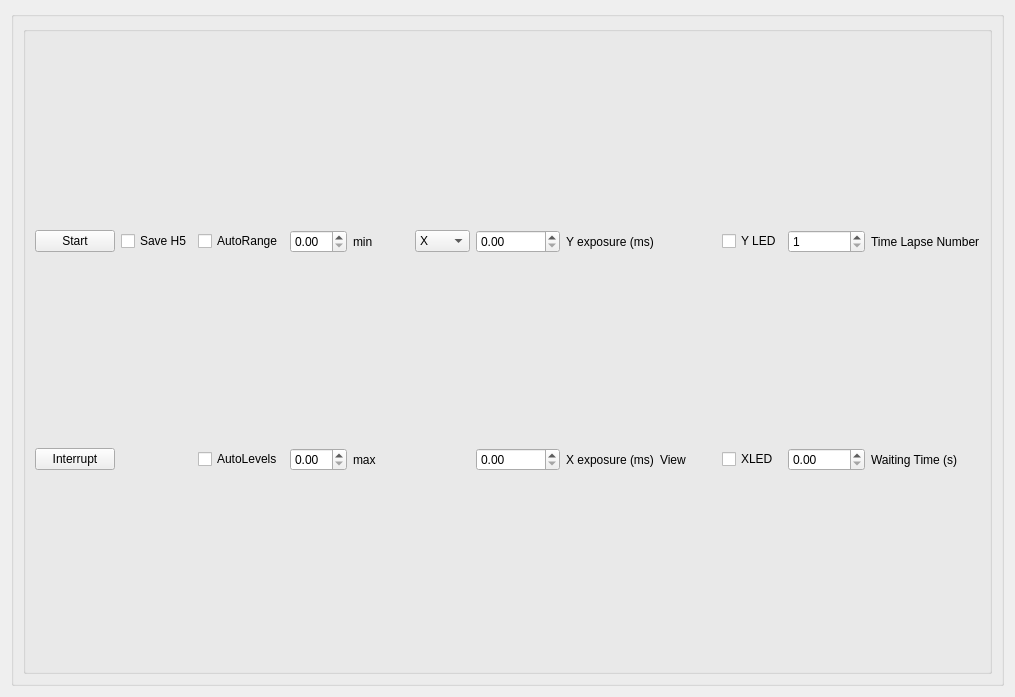
<?xml version="1.0" encoding="UTF-8"?>
<ui version="4.0">
 <class>Form</class>
 <widget class="QWidget" name="Form">
  <property name="geometry">
   <rect>
    <x>0</x>
    <y>0</y>
    <width>1015</width>
    <height>697</height>
   </rect>
  </property>
  <property name="windowTitle">
   <string>Form</string>
  </property>
  <layout class="QGridLayout" name="gridLayout_2" rowstretch="0,0">
   <item row="1" column="0">
    <widget class="QGroupBox" name="image_groupBox">
     <property name="title">
      <string/>
     </property>
     <layout class="QHBoxLayout" name="horizontalLayout">
      <item>
       <layout class="QGridLayout" name="imageLayout">
        <item row="0" column="0">
         <widget class="QGroupBox" name="settings_groupBox">
          <property name="minimumSize">
           <size>
            <width>0</width>
            <height>60</height>
           </size>
          </property>
          <property name="title">
           <string/>
          </property>
          <layout class="QGridLayout" name="gridLayout">
           <item row="1" column="6">
            <widget class="QDoubleSpinBox" name="XacquisitionBox"/>
           </item>
           <item row="1" column="11">
            <widget class="QCheckBox" name="led_x_Box">
             <property name="text">
              <string>XLED</string>
             </property>
            </widget>
           </item>
           <item row="1" column="9">
            <widget class="QLabel" name="label_4">
             <property name="text">
              <string>View</string>
             </property>
            </widget>
           </item>
           <item row="0" column="11">
            <widget class="QCheckBox" name="led_y_Box">
             <property name="text">
              <string>Y LED</string>
             </property>
            </widget>
           </item>
           <item row="0" column="3">
            <widget class="QDoubleSpinBox" name="min_doubleSpinBox"/>
           </item>
           <item row="0" column="0">
            <widget class="QPushButton" name="start_pushButton">
             <property name="text">
              <string>Start</string>
             </property>
            </widget>
           </item>
           <item row="0" column="13">
            <widget class="QLabel" name="label">
             <property name="text">
              <string>Time Lapse Number</string>
             </property>
            </widget>
           </item>
           <item row="0" column="7">
            <widget class="QLabel" name="label_3">
             <property name="text">
              <string>Y exposure (ms)</string>
             </property>
            </widget>
           </item>
           <item row="1" column="3">
            <widget class="QDoubleSpinBox" name="max_doubleSpinBox"/>
           </item>
           <item row="1" column="7">
            <widget class="QLabel" name="label_5">
             <property name="text">
              <string>X exposure (ms)</string>
             </property>
            </widget>
           </item>
           <item row="1" column="4">
            <widget class="QLabel" name="level_min_label">
             <property name="text">
              <string>max</string>
             </property>
            </widget>
           </item>
           <item row="0" column="1">
            <widget class="QCheckBox" name="save_h5_checkBox">
             <property name="text">
              <string>Save H5</string>
             </property>
            </widget>
           </item>
           <item row="0" column="6">
            <widget class="QDoubleSpinBox" name="YacquisitionBox">
             <property name="maximum">
              <double>100000.000000000000000</double>
             </property>
             <property name="singleStep">
              <double>10.000000000000000</double>
             </property>
            </widget>
           </item>
           <item row="0" column="4">
            <widget class="QLabel" name="level_max_label">
             <property name="text">
              <string>min</string>
             </property>
            </widget>
           </item>
           <item row="1" column="2">
            <widget class="QCheckBox" name="autoLevels_checkbox">
             <property name="text">
              <string>AutoLevels</string>
             </property>
            </widget>
           </item>
           <item row="0" column="12">
            <widget class="QDoubleSpinBox" name="num_Box">
             <property name="decimals">
              <number>0</number>
             </property>
             <property name="minimum">
              <double>1.000000000000000</double>
             </property>
             <property name="maximum">
              <double>10000.000000000000000</double>
             </property>
            </widget>
           </item>
           <item row="1" column="13">
            <widget class="QLabel" name="label_2">
             <property name="text">
              <string>Waiting Time (s)</string>
             </property>
            </widget>
           </item>
           <item row="0" column="2">
            <widget class="QCheckBox" name="autoRange_checkbox">
             <property name="text">
              <string>AutoRange</string>
             </property>
            </widget>
           </item>
           <item row="1" column="0">
            <widget class="QPushButton" name="interrupt_pushButton">
             <property name="text">
              <string>Interrupt</string>
             </property>
            </widget>
           </item>
           <item row="1" column="12">
            <widget class="QDoubleSpinBox" name="waiting_timeBox">
             <property name="maximum">
              <double>99999.990000000005239</double>
             </property>
            </widget>
           </item>
           <item row="0" column="5">
            <widget class="QComboBox" name="viewBox">
             <item>
              <property name="text">
               <string>X</string>
              </property>
             </item>
             <item>
              <property name="text">
               <string>Y</string>
              </property>
             </item>
            </widget>
           </item>
          </layout>
         </widget>
        </item>
       </layout>
      </item>
     </layout>
    </widget>
   </item>
  </layout>
 </widget>
 <resources/>
 <connections/>
</ui>
